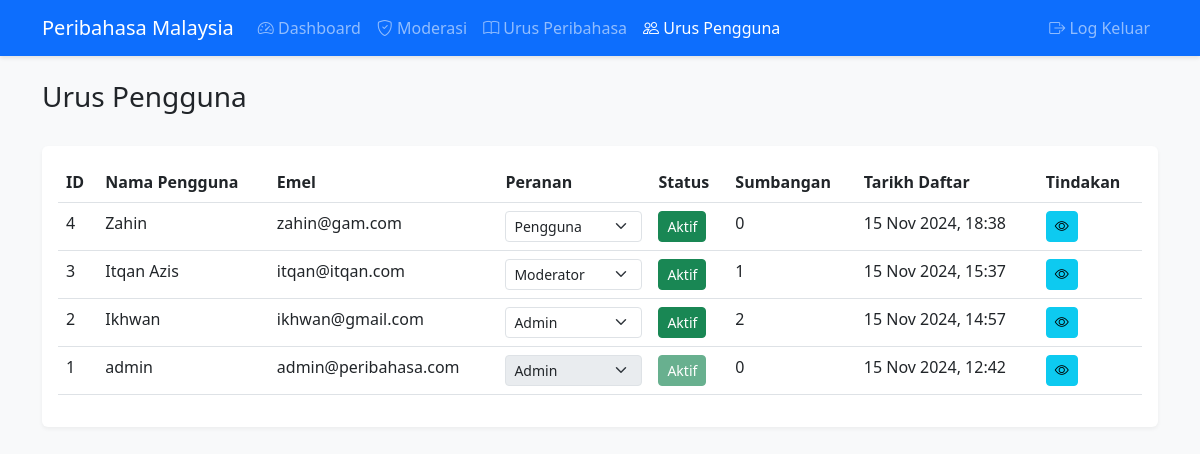
The page /admin/manage-users.php (signed in) on the database its author committed.
### tables this page shows
CREATE TABLE IF NOT EXISTS `users` (
  `id` int NOT NULL AUTO_INCREMENT,
  `username` varchar(50) NOT NULL,
  `email` varchar(100) NOT NULL,
  `password` varchar(255) NOT NULL,
  `role` enum('admin','moderator','contributor') NOT NULL DEFAULT 'contributor',
  `created_at` timestamp NULL DEFAULT CURRENT_TIMESTAMP,
  `updated_at` timestamp NULL DEFAULT CURRENT_TIMESTAMP ON UPDATE CURRENT_TIMESTAMP,
  `is_active` tinyint(1) NOT NULL DEFAULT '1',
  PRIMARY KEY (`id`),
  UNIQUE KEY `username` (`username`),
  UNIQUE KEY `email` (`email`)
);

### includes/functions.php (called while the page is built, shortened)
<?php
function h($text) {
    return htmlspecialchars($text, ENT_QUOTES, 'UTF-8');
}
function url($path = '') {
    $path = ltrim($path, '/');
    $protocol = isset($_SERVER['HTTPS']) && $_SERVER['HTTPS'] === 'on' ? 'https://' : 'http://';
    return $protocol . BASE_URL . ($path ? '/' . $path : '');
}
function get_current_user_id() {
    return $_SESSION['user']['id'] ?? null;
}
function format_date($date) {
    return date('d M Y, H:i', strtotime($date));
}

### admin/manage-users.php (the view, shortened to what this page needs)
<?php
require_once '../includes/functions.php';
$db = new Database();
$conn = $db->getConnection();
$users = [];
try {
    $query = "SELECT id, username, email, role, created_at, is_active,
              (SELECT COUNT(*) FROM peribahasa WHERE contributor_id = users.id AND status = 'approved') as contribution_count
              FROM users
              ORDER BY created_at DESC";
    $stmt = $conn->prepare($query);
    $stmt->execute();
    $users = $stmt->fetchAll(PDO::FETCH_ASSOC);
} catch (PDOException $e) {
    $error = 'Error fetching users: ' . $e->getMessage();
    error_log("Database error in manage-users.php: " . $e->getMessage());
    $users = [];
} catch (Exception $e) {
    $error = $e->getMessage();
    error_log("Error in manage-users.php: " . $e->getMessage());
    $users = [];
}
?>
<!DOCTYPE html>
<html lang="ms">
<head>
    <link href="https://cdn.jsdelivr.net/npm/bootstrap@5.3.0/dist/css/bootstrap.min.css" rel="stylesheet">
    <link href="https://cdn.jsdelivr.net/npm/bootstrap-icons@1.7.2/font/bootstrap-icons.css" rel="stylesheet">
    <link rel="stylesheet" href="../assets/css/style.css">
</head>
<body>
    <?php require_once '../includes/menu.php'; ?>
    <div class="container py-4">
        <div class="d-flex justify-content-between align-items-center mb-4">
            <h1 class="h3">Urus Pengguna</h1>
        </div>
        <div class="card">
            <div class="card-body">
                <div class="table-responsive">
                    <table class="table table-hover">
                        <thead>
                            <tr>
                                <th>ID</th>
                                <th>Nama Pengguna</th>
                                <th>Emel</th>
                                <th>Peranan</th>
                                <th>Status</th>
                                <th>Sumbangan</th>
                                <th>Tarikh Daftar</th>
                                <th>Tindakan</th>
                            </tr>
                        </thead>
                        <tbody>
                            <?php foreach ($users as $user): ?>
                                <tr>
                                    <td><?= h($user['id']) ?></td>
                                    <td><?= h($user['username']) ?></td>
                                    <td><?= h($user['email']) ?></td>
                                    <td>
                                        <form method="post" class="d-inline role-form">
                                            <select name="role" class="form-select form-select-sm"
                                                    onchange="this.form.submit()"
                                                    <?= $user['id'] === get_current_user_id() ? 'disabled' : '' ?>>
                                                <option value="user" <?= $user['role'] === 'user' ? 'selected' : '' ?>>Pengguna</option>
                                                <option value="moderator" <?= $user['role'] === 'moderator' ? 'selected' : '' ?>>Moderator</option>
                                                <option value="admin" <?= $user['role'] === 'admin' ? 'selected' : '' ?>>Admin</option>
                                            </select>
                                        </form>
                                    </td>
                                    <td>
                                        <form method="post" class="d-inline status-form">
                                            <button type="submit" class="btn btn-sm <?= $user['is_active'] ? 'btn-success' : 'btn-danger' ?>"
                                                    <?= $user['id'] === get_current_user_id() ? 'disabled' : '' ?>>
                                                <?= $user['is_active'] ? 'Aktif' : 'Tidak Aktif' ?>
                                            </button>
                                        </form>
                                    </td>
                                    <td><?= h($user['contribution_count']) ?></td>
                                    <td><?= format_date($user['created_at']) ?></td>
                                    <td>
                                        <a href="<?= url('public/profile.php?id=' . $user['id']) ?>"
                                           class="btn btn-sm btn-info"
                                           target="_blank">
                                            <i class="bi bi-eye"></i>
                                        </a>
                                    </td>
                                </tr>
                            <?php endforeach; ?>
                        </tbody>
                    </table>
                </div>
            </div>
        </div>
    </div>
</body>
</html>

### assets/css/style.css (style rules this page uses)
body { background-color: #f8f9fa; }
.card { border: none; box-shadow: 0 2px 4px rgba(0,0,0,.05); transition: transform 0.2s; }

### rows shown on the page
users: id "4", username "Zahin", email "zahin@gam.com", role "Pengguna", is_active "Aktif", contribution_count "0", created_at "15 Nov 2024, 18:38"
users: id "3", username "Itqan Azis", email "itqan@itqan.com", role "Moderator", is_active "Aktif", contribution_count "1", created_at "15 Nov 2024, 15:37"
users: id "2", username "Ikhwan", email "ikhwan@gmail.com", role "Admin", is_active "Aktif", contribution_count "2", created_at "15 Nov 2024, 14:57"
users: id "1", username "admin", email "admin@peribahasa.com", role "Admin", is_active "Aktif", contribution_count "0", created_at "15 Nov 2024, 12:42"

### other values the page prints
SITE_NAME "Peribahasa Malaysia"
